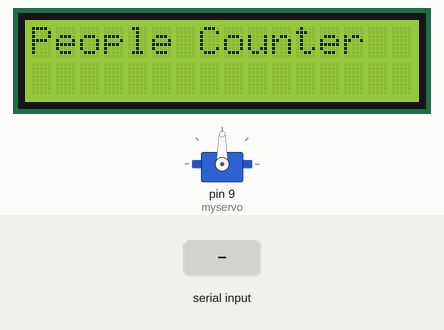
Bench run of a sketch on a simulated Arduino Uno, built with avr-gcc and run on an emulated ATmega328P. Shown: servo, 16×2 character LCD. Inputs (shaded band) come from the test bench. What the sketch prints to the serial monitor is not drawn.

Above: at 1.2 s.
1.3 s: "1" received over Serial
At 3.5 s:
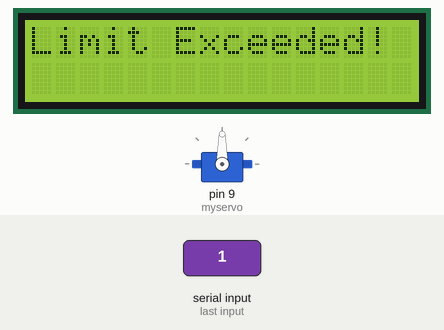
3.8 s: "0" received over Serial
At 5.5 s:
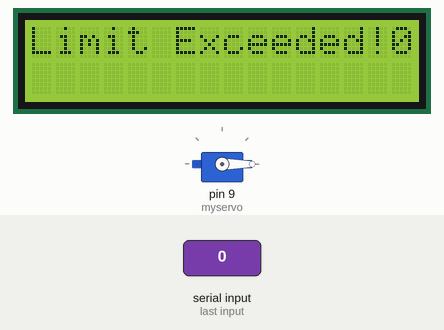
6.3 s: "3" received over Serial
At 8.7 s:
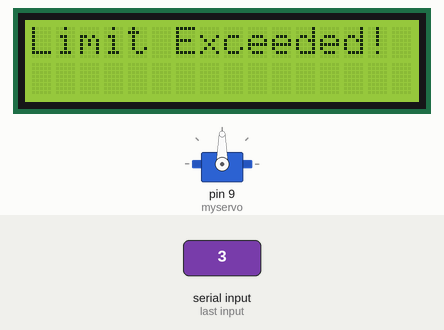
Timing chart, 0 to 10.2 s (numbered marks = the images above; inputs shaded):
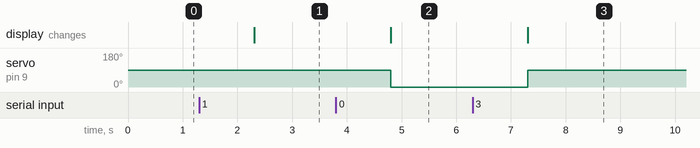

Measured:
- after the input at 1.3 s, the display: changes after 1.0 s (image 1)
- after the input at 3.8 s, servo on pin 9 (myservo): 90° → 0° after 1.0 s; the display: changes after 1.0 s (image 2)
- after the input at 6.3 s, servo on pin 9 (myservo): 0° → 90° after 1.0 s; the display: changes after 1.0 s (image 3)

The sketch:

ddddddd.ino
```cpp
#include <Servo.h>
#include <LiquidCrystal.h>

Servo myservo;  // Create a servo object to control the servo motor
const int rs = 12, en = 11, d4 = 5, d5 = 4, d6 = 3, d7 = 2;
LiquidCrystal lcd(rs, en, d4, d5, d6, d7);
String x;

void setup() {
  Serial.begin(9600);  // Start the serial communication
  myservo.attach(9);  // Attach the servo to pin 9
  lcd.begin(16,2);  // Initialize the LCD
  lcd.print("People Counter");  // Display a title
}

void loop() {
    while(!Serial.available());
    x = Serial.readString();
    lcd.print(x);
    Serial.println(x);
    if (x == "1" || x=="3") {
      // Rotate the servo motor 90 degrees when '1' is received
      myservo.write(90);
      lcd.clear();
      lcd.setCursor(0, 0);
      lcd.print("Limit Exceeded!");
    }
    else{
      myservo.write(0);
    }
  }
```
